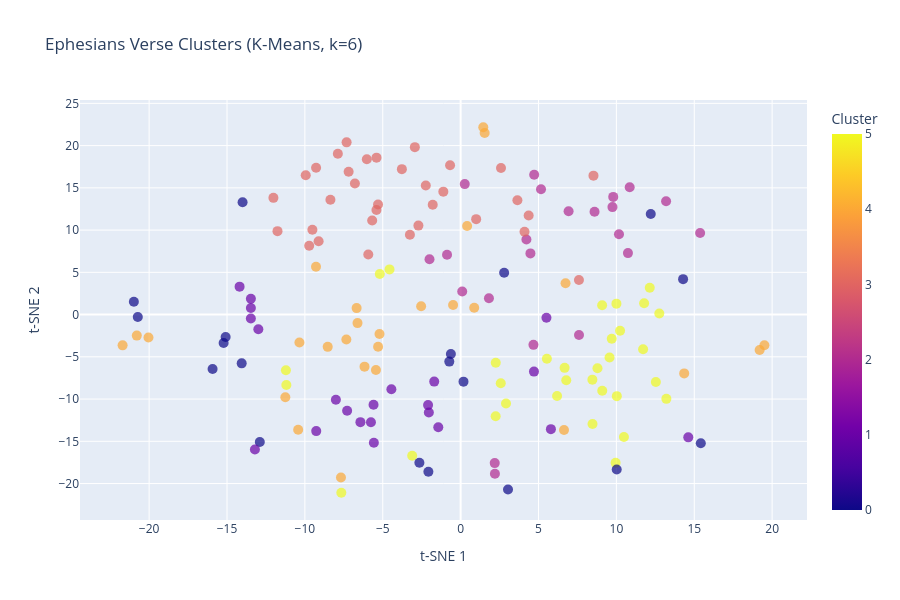

This figure's notebook cell:
### Code cell
# Visualize clusters on t-SNE
fig = px.scatter(
    df,
    x='x',
    y='y',
    color='cluster',
    hover_data=['reference', 'text', 'chapter'],
    title=f'Ephesians Verse Clusters (K-Means, k={N_CLUSTERS})',
    labels={'x': 't-SNE 1', 'y': 't-SNE 2', 'cluster': 'Cluster'},
    color_discrete_sequence=px.colors.qualitative.Set1
)

fig.update_traces(marker=dict(size=10, opacity=0.7))
fig.update_layout(width=900, height=600)
fig.show()

### Figure 1 — Plotly figure (JSON) as saved in the notebook; plotly's stock layout.template omitted (floating-point values rounded to 4 significant figures; data arrays with more than 128 entries replaced by an {"elided": "..."} marker saying what was removed)
{"data": [{"customdata": {"elided": "155x3 mixed values"}, "hovertemplate": "t-SNE 1=%{x}<br>t-SNE 2=%{y}<br>reference=%{customdata[0]}<br>text=%{customdata[1]}<br>chapter=%{customdata[2]}<br>Cluster=%{marker.color}<extra></extra>", "legendgroup": "", "marker": {"color": {"elided": "155 int values"}, "coloraxis": "coloraxis", "opacity": 0.7, "size": 10, "symbol": "circle"}, "mode": "markers", "name": "", "orientation": "v", "showlegend": false, "type": "scatter", "x": {"elided": "155 float values"}, "xaxis": "x", "y": {"elided": "155 float values"}, "yaxis": "y"}], "layout": {"coloraxis": {"colorbar": {"title": {"text": "Cluster"}}, "colorscale": [[0, "#0d0887"], [0.1111, "#46039f"], [0.2222, "#7201a8"], [0.3333, "#9c179e"], [0.4444, "#bd3786"], [0.5556, "#d8576b"], [0.6667, "#ed7953"], [0.7778, "#fb9f3a"], [0.8889, "#fdca26"], [1, "#f0f921"]]}, "height": 600, "legend": {"tracegroupgap": 0}, "title": {"text": "Ephesians Verse Clusters (K-Means, k=6)"}, "width": 900, "xaxis": {"anchor": "y", "domain": [0, 1], "title": {"text": "t-SNE 1"}}, "yaxis": {"anchor": "x", "domain": [0, 1], "title": {"text": "t-SNE 2"}}}}
